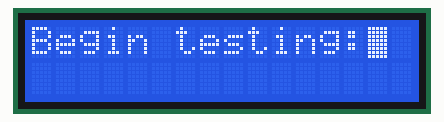
This sketch was run on a simulated Arduino Uno, built with avr-gcc and run on an emulated ATmega328P. On the bench: 16×2 character LCD.

Above: at 0.1 s.
At 1.1 s:
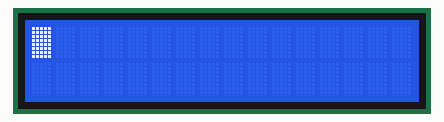
At 2.2 s:
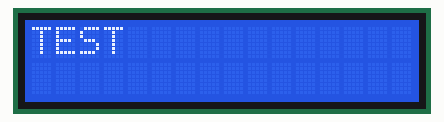

The sketch:

TestLCDI2C.ino
```cpp
// testLCD_I2C.ino
// Author: Trevor Stanhope
// Updated: 2013-04-12
// Display Text on 20x4 I2C LCD

/* Schematic */
// SDA to SDA
// SDL to SDL
// 5V to 5V
// GND to GND

/* Headers */
#include <Wire.h>
#include <LiquidCrystal_I2C.h>
#define I2C_PORT 0x3F
#define WIDTH 20
#define HEIGHT 4

/* Declarations */
LiquidCrystal_I2C lcd(I2C_PORT,16,2);

void setup() {
  Serial.begin(9600);
  lcd.init(); // initialize the lcd
  lcd.blink();
  lcd.noDisplay();
  lcd.display();
  lcd.backlight();  // Backlight ON if under program control
  lcd.print("Begin testing:");
  delay(1000);
  lcd.clear();
  delay(1000);
}

void loop() {
  lcd.init();
  lcd.print("TEST");
  delay(500);
  lcd.clear();
}
```

Measured:
- what the display in image 1 shows lasts 1.0 s, from 1.1 s to 2.1 s
- what the display in image 2 shows lasts 0.6 s, from 2.1 s to 2.7 s
